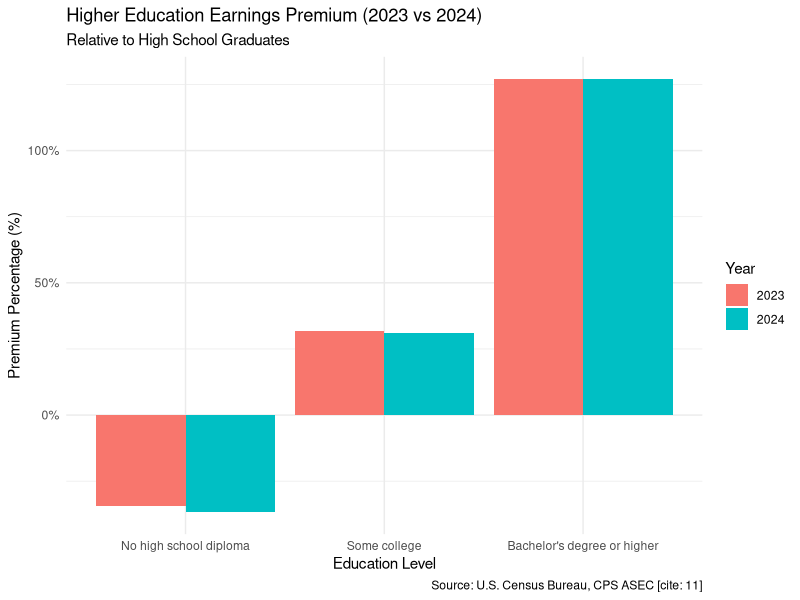
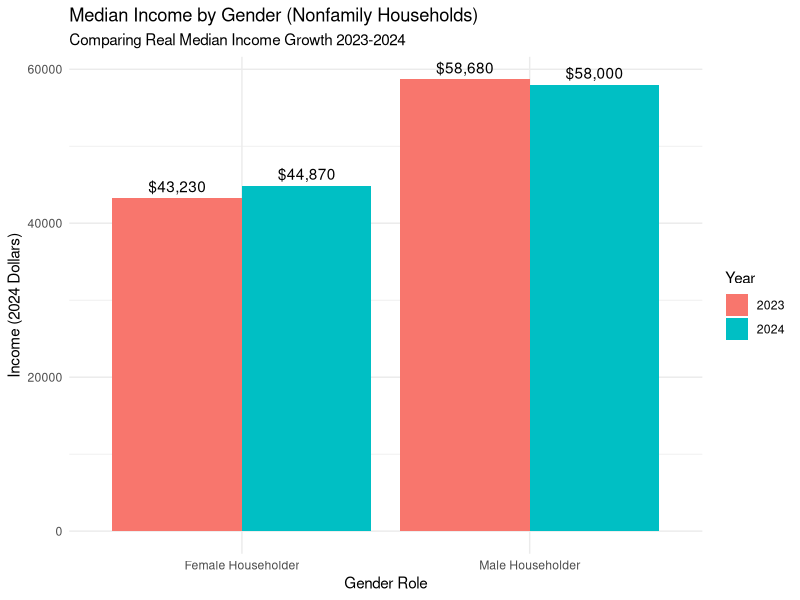

Source code (R) for these figures, in order:

library(tidyverse)
library(scales)

edu_summary <- data.frame(
  education = c("No high school diploma", "High school graduate", "Some college", "Bachelor's degree or higher"),
  income_2023 = c(37570, 57250, 75510, 130100),
  income_2024 = c(36900, 58410, 76520, 132700),
  percent_change = c(-1.8, 2.0, 1.3, 2.0)
)

#  (Earnings Premium)
# High school graduate as Baseline 
hs_2023 <- edu_summary$income_2023[2]
hs_2024 <- edu_summary$income_2024[2]

premium_analysis <- edu_summary %>%
  mutate(
    premium_2023 = (income_2023 / hs_2023) - 1,
    premium_2024 = (income_2024 / hs_2024) - 1,
    premium_delta = premium_2024 - premium_2023
  )


cat("--- premium associated with higher education diminishing ---\n")
print(premium_analysis %>% select(education, premium_2023, premium_2024, premium_delta))

# 4. 
plot_data <- premium_analysis %>%
  filter(education != "High school graduate") %>%
  pivot_longer(cols = c(premium_2023, premium_2024), names_to = "Year", values_to = "Premium") %>%
  mutate(Year = ifelse(Year == "premium_2023", "2023", "2024"))

ggplot(plot_data, aes(x = reorder(education, Premium), y = Premium, fill = Year)) +
  geom_bar(stat = "identity", position = "dodge") +
  scale_y_continuous(labels = percent) +
  labs(
    title = "Higher Education Earnings Premium (2023 vs 2024)",
    subtitle = "Relative to High School Graduates",
    x = "Education Level",
    y = "Premium Percentage (%)",
    caption = "Source: U.S. Census Bureau, CPS ASEC [cite: 11]"
  ) +
  theme_minimal()

#case2: gender

library(tidyverse)
library(tidyverse)
library(scales)
gender_df <- data.frame(
  group = c("Male Householder", "Female Householder"),
  income_2023 = c(58680, 43230), 
  income_2024 = c(58000, 44870), 
  moe_2024 = c(1866, 1256)      
)
gender_analysis <- gender_df %>%
  summarise(
    ratio_2023 = gender_df$income_2023[2] / gender_df$income_2023[1],
    ratio_2024 = gender_df$income_2024[2] / gender_df$income_2024[1]
  ) %>%
  mutate(
    improvement = ratio_2024 - ratio_2023,
    status = ifelse(improvement > 0, "Gap Narrowing", "Gap Widening")
  )


cat("--- 性别收入差距分析 (2023 vs 2024) ---\n")
print(gender_analysis)

plot_gender <- gender_df %>%
  pivot_longer(cols = starts_with("income"), names_to = "Year", values_to = "Income") %>%
  mutate(Year = ifelse(Year == "income_2023", "2023", "2024"))

ggplot(plot_gender, aes(x = group, y = Income, fill = Year)) +
  geom_bar(stat = "identity", position = "dodge") +
  geom_text(aes(label = dollar(Income)), position = position_dodge(0.9), vjust = -0.5) +
  labs(
    title = "Median Income by Gender (Nonfamily Households)",
    subtitle = "Comparing Real Median Income Growth 2023-2024",
    x = "Gender Role",
    y = "Income (2024 Dollars)"
  ) +
  theme_minimal()
